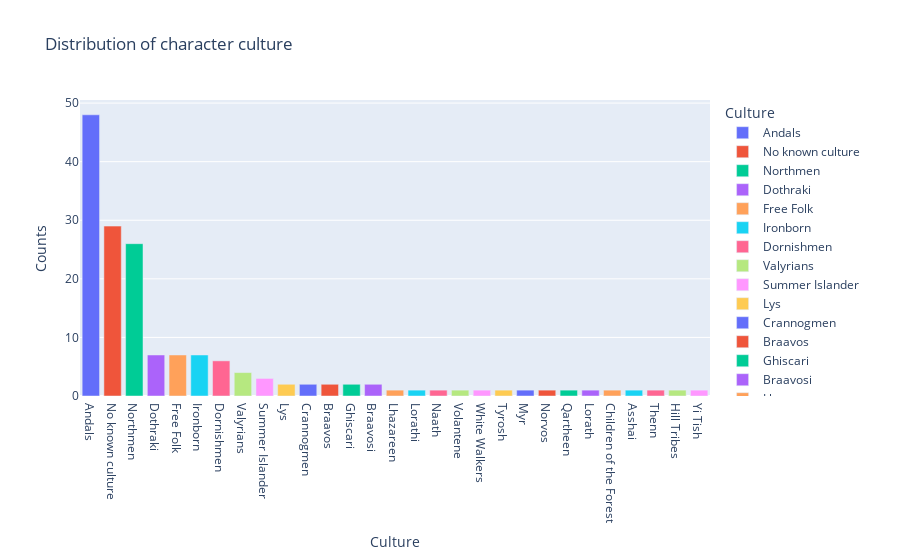

Notebook cell for this chart:
### Markdown cell above
Again, some of the characters does not have an associated allegiance. The two most frequent allegiances are *House Stark* and *Hose Lannister*, followed by *Night's Watch* and *House Targaryen*. These allegiances are also the main allegiances in Game Of Thrones and further also the allegiances of the main characters in the series. 

*House Lannister* has characters as Cersei, Jamie and Tyrion whereas *House Stark* has Robb, Bran and the bastard Jon Snow. Jon Snow is one of the series most well known character which is also part of the *Night's Watch*, and the the *Night's Watch* are playing a big role later in the series when the battle against the *White Walkers* are happening. Lastly, *House Targaryen* are a house which is beaten down but as the series are evolving Daenerys are becoming a larger player in the universe as she conquers the world part by part. 

The characters are not only divided into allegiances, but also cultures, which has shown to be important. The people in the North are helping each other out even though they are not part of the same allegiance.

### Code cell
#hide_input
figs["culture"].show()

### Figure 1 — Plotly figure (JSON) as saved in the notebook; plotly's stock layout.template omitted (floating-point values rounded to 4 significant figures)
{"data": [{"alignmentgroup": "True", "hovertemplate": "Culture=%{x}<br>Counts=%{y}<extra></extra>", "legendgroup": "Andals", "marker": {"color": "#636efa", "pattern": {"shape": ""}}, "name": "Andals", "offsetgroup": "Andals", "orientation": "v", "showlegend": true, "textposition": "auto", "type": "bar", "x": ["Andals"], "xaxis": "x", "y": [48], "yaxis": "y"}, {"alignmentgroup": "True", "hovertemplate": "Culture=%{x}<br>Counts=%{y}<extra></extra>", "legendgroup": "No known culture", "marker": {"color": "#EF553B", "pattern": {"shape": ""}}, "name": "No known culture", "offsetgroup": "No known culture", "orientation": "v", "showlegend": true, "textposition": "auto", "type": "bar", "x": ["No known culture"], "xaxis": "x", "y": [29], "yaxis": "y"}, {"alignmentgroup": "True", "hovertemplate": "Culture=%{x}<br>Counts=%{y}<extra></extra>", "legendgroup": "Northmen", "marker": {"color": "#00cc96", "pattern": {"shape": ""}}, "name": "Northmen", "offsetgroup": "Northmen", "orientation": "v", "showlegend": true, "textposition": "auto", "type": "bar", "x": ["Northmen"], "xaxis": "x", "y": [26], "yaxis": "y"}, {"alignmentgroup": "True", "hovertemplate": "Culture=%{x}<br>Counts=%{y}<extra></extra>", "legendgroup": "Dothraki", "marker": {"color": "#ab63fa", "pattern": {"shape": ""}}, "name": "Dothraki", "offsetgroup": "Dothraki", "orientation": "v", "showlegend": true, "textposition": "auto", "type": "bar", "x": ["Dothraki"], "xaxis": "x", "y": [7], "yaxis": "y"}, {"alignmentgroup": "True", "hovertemplate": "Culture=%{x}<br>Counts=%{y}<extra></extra>", "legendgroup": "Free Folk", "marker": {"color": "#FFA15A", "pattern": {"shape": ""}}, "name": "Free Folk", "offsetgroup": "Free Folk", "orientation": "v", "showlegend": true, "textposition": "auto", "type": "bar", "x": ["Free Folk"], "xaxis": "x", "y": [7], "yaxis": "y"}, {"alignmentgroup": "True", "hovertemplate": "Culture=%{x}<br>Counts=%{y}<extra></extra>", "legendgroup": "Ironborn", "marker": {"color": "#19d3f3", "pattern": {"shape": ""}}, "name": "Ironborn", "offsetgroup": "Ironborn", "orientation": "v", "showlegend": true, "textposition": "auto", "type": "bar", "x": ["Ironborn"], "xaxis": "x", "y": [7], "yaxis": "y"}, {"alignmentgroup": "True", "hovertemplate": "Culture=%{x}<br>Counts=%{y}<extra></extra>", "legendgroup": "Dornishmen", "marker": {"color": "#FF6692", "pattern": {"shape": ""}}, "name": "Dornishmen", "offsetgroup": "Dornishmen", "orientation": "v", "showlegend": true, "textposition": "auto", "type": "bar", "x": ["Dornishmen"], "xaxis": "x", "y": [6], "yaxis": "y"}, {"alignmentgroup": "True", "hovertemplate": "Culture=%{x}<br>Counts=%{y}<extra></extra>", "legendgroup": "Valyrians", "marker": {"color": "#B6E880", "pattern": {"shape": ""}}, "name": "Valyrians", "offsetgroup": "Valyrians", "orientation": "v", "showlegend": true, "textposition": "auto", "type": "bar", "x": ["Valyrians"], "xaxis": "x", "y": [4], "yaxis": "y"}, {"alignmentgroup": "True", "hovertemplate": "Culture=%{x}<br>Counts=%{y}<extra></extra>", "legendgroup": "Summer Islander", "marker": {"color": "#FF97FF", "pattern": {"shape": ""}}, "name": "Summer Islander", "offsetgroup": "Summer Islander", "orientation": "v", "showlegend": true, "textposition": "auto", "type": "bar", "x": ["Summer Islander"], "xaxis": "x", "y": [3], "yaxis": "y"}, {"alignmentgroup": "True", "hovertemplate": "Culture=%{x}<br>Counts=%{y}<extra></extra>", "legendgroup": "Lys", "marker": {"color": "#FECB52", "pattern": {"shape": ""}}, "name": "Lys", "offsetgroup": "Lys", "orientation": "v", "showlegend": true, "textposition": "auto", "type": "bar", "x": ["Lys"], "xaxis": "x", "y": [2], "yaxis": "y"}, {"alignmentgroup": "True", "hovertemplate": "Culture=%{x}<br>Counts=%{y}<extra></extra>", "legendgroup": "Crannogmen", "marker": {"color": "#636efa", "pattern": {"shape": ""}}, "name": "Crannogmen", "offsetgroup": "Crannogmen", "orientation": "v", "showlegend": true, "textposition": "auto", "type": "bar", "x": ["Crannogmen"], "xaxis": "x", "y": [2], "yaxis": "y"}, {"alignmentgroup": "True", "hovertemplate": "Culture=%{x}<br>Counts=%{y}<extra></extra>", "legendgroup": "Braavos", "marker": {"color": "#EF553B", "pattern": {"shape": ""}}, "name": "Braavos", "offsetgroup": "Braavos", "orientation": "v", "showlegend": true, "textposition": "auto", "type": "bar", "x": ["Braavos"], "xaxis": "x", "y": [2], "yaxis": "y"}, {"alignmentgroup": "True", "hovertemplate": "Culture=%{x}<br>Counts=%{y}<extra></extra>", "legendgroup": "Ghiscari", "marker": {"color": "#00cc96", "pattern": {"shape": ""}}, "name": "Ghiscari", "offsetgroup": "Ghiscari", "orientation": "v", "showlegend": true, "textposition": "auto", "type": "bar", "x": ["Ghiscari"], "xaxis": "x", "y": [2], "yaxis": "y"}, {"alignmentgroup": "True", "hovertemplate": "Culture=%{x}<br>Counts=%{y}<extra></extra>", "legendgroup": "Braavosi", "marker": {"color": "#ab63fa", "pattern": {"shape": ""}}, "name": "Braavosi", "offsetgroup": "Braavosi", "orientation": "v", "showlegend": true, "textposition": "auto", "type": "bar", "x": ["Braavosi"], "xaxis": "x", "y": [2], "yaxis": "y"}, {"alignmentgroup": "True", "hovertemplate": "Culture=%{x}<br>Counts=%{y}<extra></extra>", "legendgroup": "Lhazareen", "marker": {"color": "#FFA15A", "pattern": {"shape": ""}}, "name": "Lhazareen", "offsetgroup": "Lhazareen", "orientation": "v", "showlegend": true, "textposition": "auto", "type": "bar", "x": ["Lhazareen"], "xaxis": "x", "y": [1], "yaxis": "y"}, {"alignmentgroup": "True", "hovertemplate": "Culture=%{x}<br>Counts=%{y}<extra></extra>", "legendgroup": "Lorathi", "marker": {"color": "#19d3f3", "pattern": {"shape": ""}}, "name": "Lorathi", "offsetgroup": "Lorathi", "orientation": "v", "showlegend": true, "textposition": "auto", "type": "bar", "x": ["Lorathi"], "xaxis": "x", "y": [1], "yaxis": "y"}, {"alignmentgroup": "True", "hovertemplate": "Culture=%{x}<br>Counts=%{y}<extra></extra>", "legendgroup": "Naath", "marker": {"color": "#FF6692", "pattern": {"shape": ""}}, "name": "Naath", "offsetgroup": "Naath", "orientation": "v", "showlegend": true, "textposition": "auto", "type": "bar", "x": ["Naath"], "xaxis": "x", "y": [1], "yaxis": "y"}, {"alignmentgroup": "True", "hovertemplate": "Culture=%{x}<br>Counts=%{y}<extra></extra>", "legendgroup": "Volantene", "marker": {"color": "#B6E880", "pattern": {"shape": ""}}, "name": "Volantene", "offsetgroup": "Volantene", "orientation": "v", "showlegend": true, "textposition": "auto", "type": "bar", "x": ["Volantene"], "xaxis": "x", "y": [1], "yaxis": "y"}, {"alignmentgroup": "True", "hovertemplate": "Culture=%{x}<br>Counts=%{y}<extra></extra>", "legendgroup": "White Walkers", "marker": {"color": "#FF97FF", "pattern": {"shape": ""}}, "name": "White Walkers", "offsetgroup": "White Walkers", "orientation": "v", "showlegend": true, "textposition": "auto", "type": "bar", "x": ["White Walkers"], "xaxis": "x", "y": [1], "yaxis": "y"}, {"alignmentgroup": "True", "hovertemplate": "Culture=%{x}<br>Counts=%{y}<extra></extra>", "legendgroup": "Tyrosh", "marker": {"color": "#FECB52", "pattern": {"shape": ""}}, "name": "Tyrosh", "offsetgroup": "Tyrosh", "orientation": "v", "showlegend": true, "textposition": "auto", "type": "bar", "x": ["Tyrosh"], "xaxis": "x", "y": [1], "yaxis": "y"}, {"alignmentgroup": "True", "hovertemplate": "Culture=%{x}<br>Counts=%{y}<extra></extra>", "legendgroup": "Myr", "marker": {"color": "#636efa", "pattern": {"shape": ""}}, "name": "Myr", "offsetgroup": "Myr", "orientation": "v", "showlegend": true, "textposition": "auto", "type": "bar", "x": ["Myr"], "xaxis": "x", "y": [1], "yaxis": "y"}, {"alignmentgroup": "True", "hovertemplate": "Culture=%{x}<br>Counts=%{y}<extra></extra>", "legendgroup": "Norvos", "marker": {"color": "#EF553B", "pattern": {"shape": ""}}, "name": "Norvos", "offsetgroup": "Norvos", "orientation": "v", "showlegend": true, "textposition": "auto", "type": "bar", "x": ["Norvos"], "xaxis": "x", "y": [1], "yaxis": "y"}, {"alignmentgroup": "True", "hovertemplate": "Culture=%{x}<br>Counts=%{y}<extra></extra>", "legendgroup": "Qartheen", "marker": {"color": "#00cc96", "pattern": {"shape": ""}}, "name": "Qartheen", "offsetgroup": "Qartheen", "orientation": "v", "showlegend": true, "textposition": "auto", "type": "bar", "x": ["Qartheen"], "xaxis": "x", "y": [1], "yaxis": "y"}, {"alignmentgroup": "True", "hovertemplate": "Culture=%{x}<br>Counts=%{y}<extra></extra>", "legendgroup": "Lorath", "marker": {"color": "#ab63fa", "pattern": {"shape": ""}}, "name": "Lorath", "offsetgroup": "Lorath", "orientation": "v", "showlegend": true, "textposition": "auto", "type": "bar", "x": ["Lorath"], "xaxis": "x", "y": [1], "yaxis": "y"}, {"alignmentgroup": "True", "hovertemplate": "Culture=%{x}<br>Counts=%{y}<extra></extra>", "legendgroup": "Children of the Forest", "marker": {"color": "#FFA15A", "pattern": {"shape": ""}}, "name": "Children of the Forest", "offsetgroup": "Children of the Forest", "orientation": "v", "showlegend": true, "textposition": "auto", "type": "bar", "x": ["Children of the Forest"], "xaxis": "x", "y": [1], "yaxis": "y"}, {"alignmentgroup": "True", "hovertemplate": "Culture=%{x}<br>Counts=%{y}<extra></extra>", "legendgroup": "Asshai", "marker": {"color": "#19d3f3", "pattern": {"shape": ""}}, "name": "Asshai", "offsetgroup": "Asshai", "orientation": "v", "showlegend": true, "textposition": "auto", "type": "bar", "x": ["Asshai"], "xaxis": "x", "y": [1], "yaxis": "y"}, {"alignmentgroup": "True", "hovertemplate": "Culture=%{x}<br>Counts=%{y}<extra></extra>", "legendgroup": "Thenn", "marker": {"color": "#FF6692", "pattern": {"shape": ""}}, "name": "Thenn", "offsetgroup": "Thenn", "orientation": "v", "showlegend": true, "textposition": "auto", "type": "bar", "x": ["Thenn"], "xaxis": "x", "y": [1], "yaxis": "y"}, {"alignmentgroup": "True", "hovertemplate": "Culture=%{x}<br>Counts=%{y}<extra></extra>", "legendgroup": "Hill Tribes", "marker": {"color": "#B6E880", "pattern": {"shape": ""}}, "name": "Hill Tribes", "offsetgroup": "Hill Tribes", "orientation": "v", "showlegend": true, "textposition": "auto", "type": "bar", "x": ["Hill Tribes"], "xaxis": "x", "y": [1], "yaxis": "y"}, {"alignmentgroup": "True", "hovertemplate": "Culture=%{x}<br>Counts=%{y}<extra></extra>", "legendgroup": "Yi Tish", "marker": {"color": "#FF97FF", "pattern": {"shape": ""}}, "name": "Yi Tish", "offsetgroup": "Yi Tish", "orientation": "v", "showlegend": true, "textposition": "auto", "type": "bar", "x": ["Yi Tish"], "xaxis": "x", "y": [1], "yaxis": "y"}], "layout": {"barmode": "relative", "legend": {"title": {"text": "Culture"}, "tracegroupgap": 0}, "title": {"text": "Distribution of character culture"}, "xaxis": {"anchor": "y", "categoryarray": ["Andals", "No known culture", "Northmen", "Dothraki", "Free Folk", "Ironborn", "Dornishmen", "Valyrians", "Summer Islander", "Lys", "Crannogmen", "Braavos", "Ghiscari", "Braavosi", "Lhazareen", "Lorathi", "Naath", "Volantene", "White Walkers", "Tyrosh", "Myr", "Norvos", "Qartheen", "Lorath", "Children of the Forest", "Asshai", "Thenn", "Hill Tribes", "Yi Tish"], "categoryorder": "array", "domain": [0, 1], "title": {"text": "Culture"}}, "yaxis": {"anchor": "x", "domain": [0, 1], "title": {"text": "Counts"}}}}
